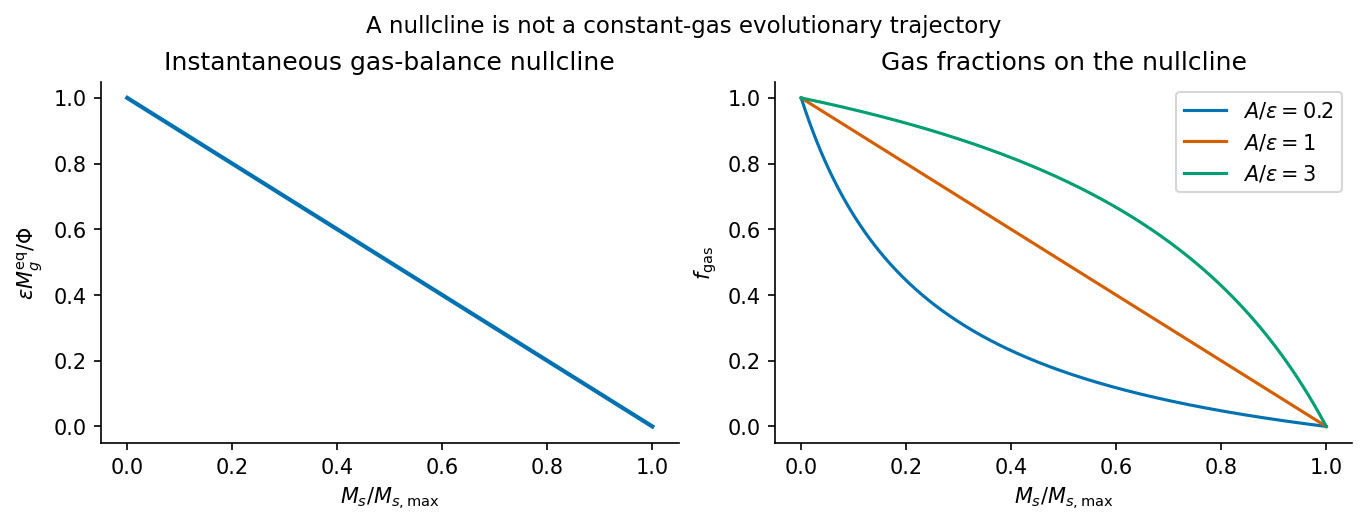

Source code (Python):
"""Original explanatory calculation. Save only the PNG basename to the working directory."""
import matplotlib
matplotlib.use("Agg")
import matplotlib.pyplot as plt
import numpy as np
plt.rcParams.update({"font.size":10,"axes.spines.top":False,"axes.spines.right":False})
def finish(fig,name):
    fig.savefig(name+".png",dpi=150,bbox_inches="tight",facecolor="white")
    plt.close(fig)

x=np.linspace(0,1,401)
fig,axs=plt.subplots(1,2,figsize=(9,3.4),layout="constrained")
axs[0].plot(x,1-x,color="#0072b2",lw=2)
axs[0].set(xlabel=r"$M_s/M_{s,\max}$",ylabel=r"$\epsilon M_g^{\rm eq}/\Phi$",title="Instantaneous gas-balance nullcline")
for ratio,color in [(.2,"#0072b2"),(1,"#d55e00"),(3,"#009e73")]:
 f=ratio*(1-x)/(ratio*(1-x)+x)
 axs[1].plot(x,f,label=rf"$A/\epsilon={ratio:g}$",color=color)
axs[1].set(xlabel=r"$M_s/M_{s,\max}$",ylabel=r"$f_{\rm gas}$",title="Gas fractions on the nullcline")
axs[1].legend()
fig.suptitle("A nullcline is not a constant-gas evolutionary trajectory",fontsize=11)
finish(fig,"paper-1-gas-regulator")
